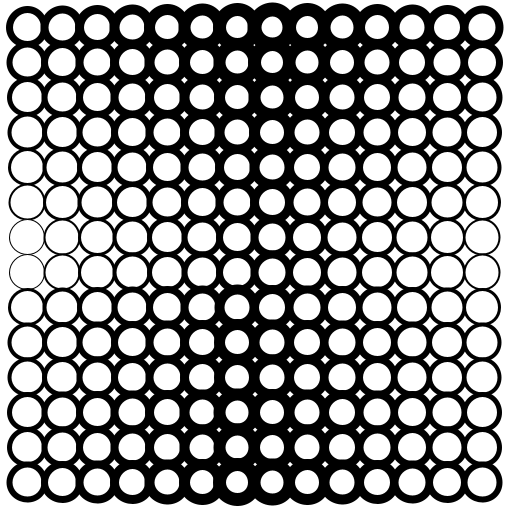
Frame 1 (no input)
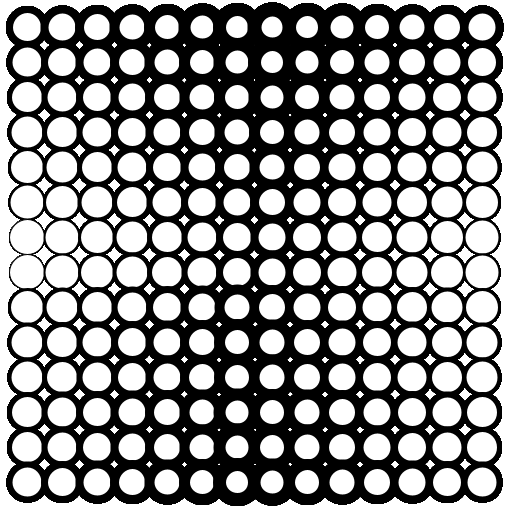
Frame 60 (the mouse pressed at the canvas centre just before this capture)
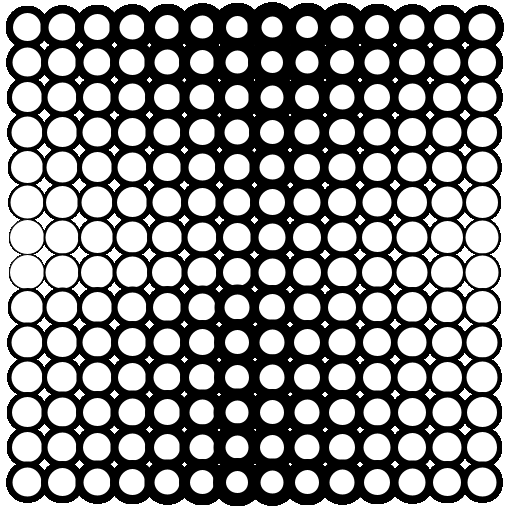
Frame 120 (the mouse held since frame 60 and released just before this capture)

The Processing sketch that drew these frames (run headless with seeded random() and noise(); from frame 60 on, the mouse is pressed at the canvas centre):

// Processing sketch: processing_10103
// ── processing_10103.pde



void setup()
  {
    size(520,520);
    rect(10,10,500,500);
    background(255);
    smooth();
  }

void draw()
  {
    
  
    for(int ix=0;ix<14;ix++)
      {
        for(int iy=0; iy<14;iy++)
         {
           if(iy<=6&&ix<=6)
             {
           strokeWeight(((7-iy)+(ix)));
             }
           if(iy<=6&&ix>=7)
             {
             strokeWeight(((7-iy)+(14-ix)));
             }
           if(iy>7&&ix<=6)
             {
             strokeWeight((((-1+iy)/2)+(ix)));
             }
           if(iy>7&&ix>=6)
             {
             strokeWeight((((-1+iy)/2)+(13-ix)));
             }
           ellipse((10+(500/14)/2+ix*(500/14)),
                   (10+(500/14)/2+iy*(500/14)),
                   (500/14),
                   (500/14));
          }
      }
  }
  
  
  
